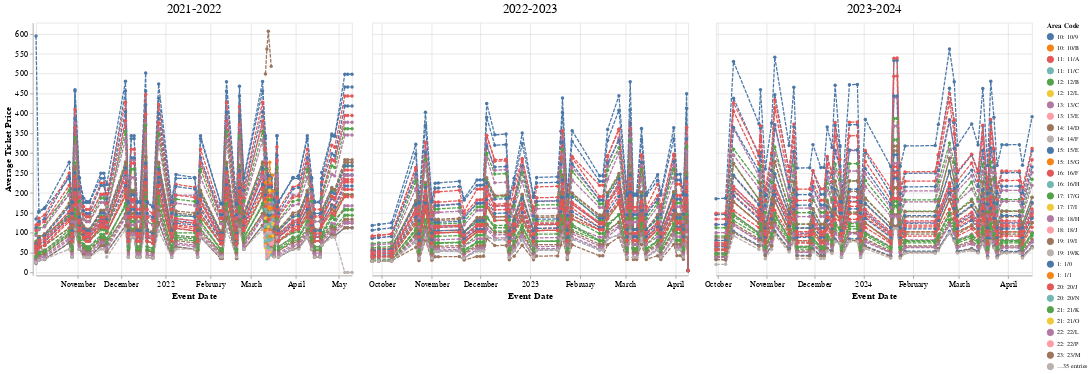

The code cell stored with this chart in its notebook:
### Code cell
selection = alt.selection_point(fields=['price_level_name'], bind='legend')

chart = alt.Chart(filtered_df).mark_line(strokeDash=[6, 2], point=True).encode(
    x=alt.X('event_date:T', title='Event Date', scale=alt.Scale()), 
    y=alt.Y('initial_price:Q', title='Average Ticket Price', scale=alt.Scale(zero=False, padding=5, domain=[0, 620])),  
    color=alt.Color('price_level_name:N', legend=alt.Legend(title="Area Code")),
    tooltip=[alt.Tooltip('event_date:T', title='Event Date'), 
             alt.Tooltip('initial_price:Q', title='Initial Price'),
             alt.Tooltip('price_level_name:N', title='Price Level Name')],
    opacity=alt.condition(selection, alt.value(1), alt.value(0))
).add_params(
    selection
).properties(
    width=500,
    height=400
).facet(
    column=alt.Column('Season:N', title='',  header=alt.Header(labelFontSize=20))
).resolve_scale(
    x='independent'  
)

chart = chart.configure_title(fontSize=15)
chart = chart.configure_axis(labelFontSize=13, titleFontSize=15)

chart.display()

### Figure 1 — Vega-Lite specification as saved in the notebook (floating-point values rounded to 4 significant figures; data arrays with more than 128 entries replaced by an {"elided": "..."} marker saying what was removed)
{"config": {"view": {"continuousWidth": 300, "continuousHeight": 300}, "axis": {"labelFontSize": 13, "titleFontSize": 15}, "title": {"fontSize": 15}}, "data": {"name": "data-8e03b86f030de091a16114aef5b2804f"}, "facet": {"column": {"field": "Season", "header": {"labelFontSize": 20}, "title": "", "type": "nominal"}}, "spec": {"mark": {"type": "line", "point": true, "strokeDash": [6, 2]}, "encoding": {"color": {"field": "price_level_name", "legend": {"title": "Area Code"}, "type": "nominal"}, "opacity": {"condition": {"param": "param_1", "value": 1}, "value": 0}, "tooltip": [{"field": "event_date", "title": "Event Date", "type": "temporal"}, {"field": "initial_price", "title": "Initial Price", "type": "quantitative"}, {"field": "price_level_name", "title": "Price Level Name", "type": "nominal"}], "x": {"field": "event_date", "scale": {}, "title": "Event Date", "type": "temporal"}, "y": {"field": "initial_price", "scale": {"domain": [0, 620], "padding": 5, "zero": false}, "title": "Average Ticket Price", "type": "quantitative"}}, "height": 400, "name": "view_1", "width": 500}, "params": [{"name": "param_1", "select": {"type": "point", "fields": ["price_level_name"]}, "bind": "legend", "views": ["view_1"]}], "resolve": {"scale": {"x": "independent"}}, "$schema": "https://vega.github.io/schema/vega-lite/v5.16.3.json", "datasets": {"data-8e03b86f030de091a16114aef5b2804f": {"elided": "4796 records"}}}
